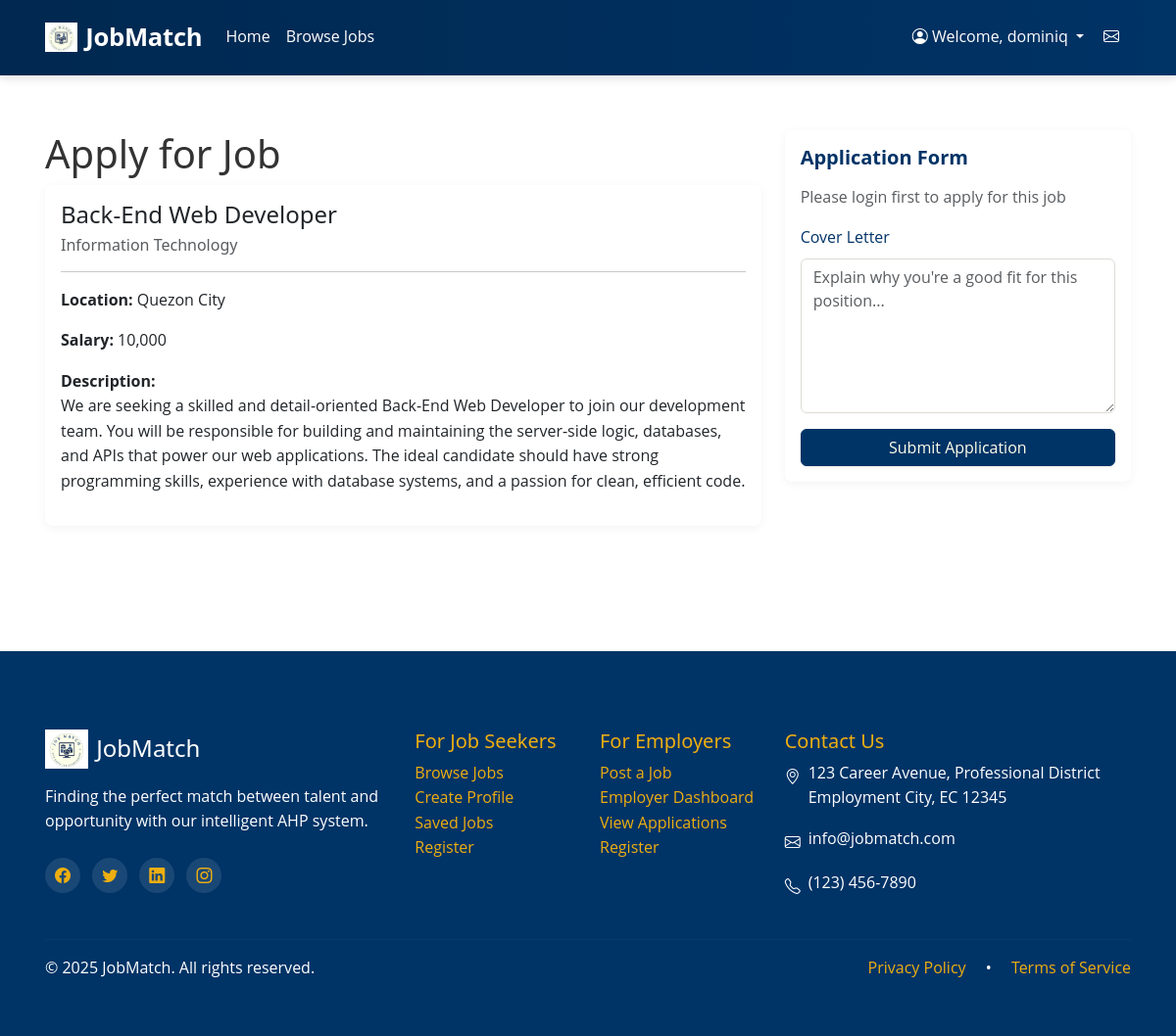
Page /jobs/apply.php?job_id=3 (signed in) on the committed database.
### tables this page shows
CREATE TABLE `jobs` (
  `id` int NOT NULL,
  `title` varchar(255) NOT NULL,
  `description` text NOT NULL,
  `category_id` int NOT NULL,
  `location` varchar(255) NOT NULL,
  `salary` varchar(100) DEFAULT NULL,
  `posted_date` datetime DEFAULT CURRENT_TIMESTAMP,
  `employer_id` int DEFAULT NULL,
  `salary_min` decimal(10,2) DEFAULT NULL,
  `salary_max` decimal(10,2) DEFAULT NULL,
  `required_experience` int DEFAULT '0',
  `status` enum('pending','active','rejected','expired','filled') NOT NULL DEFAULT 'pending',
  `is_featured` tinyint(1) NOT NULL DEFAULT '0',
  `created_at` timestamp NULL DEFAULT CURRENT_TIMESTAMP,
  `job_type` enum('full_time','part_time','contract','internship','remote') NOT NULL DEFAULT 'full_time',
  `requirements` text,
  `responsibilities` text
);

CREATE TABLE `job_categories` (
  `id` int NOT NULL,
  `name` varchar(255) NOT NULL
);

### jobs/apply.php (the view, shortened to what this page needs)
<?php
require_once '../config/db_connect.php';
$job_id = isset($_GET['job_id']) ? intval($_GET['job_id']) : 0;
$sql = "SELECT j.*, e.company_name, e.logo_path,
        c.name as category_name
        FROM jobs j
        LEFT JOIN employer_profiles e ON j.employer_id = e.user_id
        LEFT JOIN job_categories c ON j.category_id = c.id
        WHERE j.id = ?";
$stmt = $conn->prepare($sql);
$stmt->bind_param("i", $job_id);
$stmt->execute();
$result = $stmt->get_result();
$job = $result->fetch_assoc();
include '../includes/header.php';
?>
<div class="row">
    <div class="col-md-8 mb-4">
        <h1>Apply for Job</h1>
        <div class="card mb-4">
            <div class="card-body">
                <h4><?php echo htmlspecialchars($job["title"]); ?></h4>
                <h6 class="text-muted"><?php echo htmlspecialchars($job["category_name"]); ?></h6>
                <hr>
                <div class="mb-3">
                    <strong>Location:</strong> <?php echo htmlspecialchars($job["location"]); ?>
                </div>
                <div class="mb-3">
                    <strong>Salary:</strong> <?php echo htmlspecialchars($job["salary"]); ?>
                </div>
                <div class="mb-3">
                    <strong>Description:</strong>
                    <p><?php echo nl2br(htmlspecialchars($job["description"])); ?></p>
                </div>
            </div>
        </div>
    </div>
    <div class="col-md-4">
        <div class="card">
            <div class="card-body">
                <h5 class="card-title">Application Form</h5>
                <p class="text-muted">Please login first to apply for this job</p>
                <form action="<?php echo $_SERVER['PHP_SELF'] . '?job_id=' . $job_id; ?>" method="post">
                    <div class="mb-3">
                        <label for="cover_letter" class="form-label">Cover Letter</label>
                        <textarea class="form-control" id="cover_letter" name="cover_letter" rows="6" required
                            placeholder="Explain why you're a good fit for this position..."><?php echo isset($_POST['cover_letter']) ? htmlspecialchars($_POST['cover_letter']) : ''; ?></textarea>
                    </div>
                    <button type="submit" class="btn btn-primary w-100">Submit Application</button>
                </form>
            </div>
        </div>
    </div>
</div>
<?php include '../includes/footer.php'; ?>

### assets/css/custom.css (style rules this page uses)
:root { --primary: #003366; --secondary: #8d251f; --accent: #eeaf11; --light: #feffe9; --light-gray: #dedbd5; --primary-hover: #004b8f; --accent-hover: #f7ba2c; }
body { background-color: #fff; color: #333; font-family: 'Segoe UI', system-ui, -apple-system, sans-serif; line-height: 1.6; }
.btn-primary { background-color: var(--primary); border-color: var(--primary); color: var(--light); box-shadow: 0 1px 3px rgba(0,0,0,0.1); }
.card { border: none; border-radius: 8px; box-shadow: 0 2px 10px rgba(0,0,0,0.05); transition: all 0.2s ease; margin-bottom: 1.5rem; }
.card-title { color: var(--primary); font-weight: 600; margin-bottom: 1rem; }
.form-control, .form-select { border-color: var(--light-gray); color: var(--primary); }
.form-label { color: var(--primary); }
.card, .stat-card, .category-card { transition: all 0.3s cubic-bezier(0.165, 0.84, 0.44, 1); }
h1, h2, h3, h4, h5, h6 { font-family: 'Montserrat', 'Segoe UI', system-ui, sans-serif; }
body { font-family: 'Open Sans', 'Segoe UI', system-ui, sans-serif; }

### rows in the picture
jobs: title "Back-End Web Developer", category.name "Information Technology", location "Quezon City", salary "10,000", description "We are seeking a skilled and detail-oriented Back-End Web Developer to join our development team. You will be responsible for building and maintaining the server-side logic, databases, and APIs that power our web applications. The ideal candidate should have strong programming skills, experience with database systems, and a passion for clean, efficient code."

### other values in the picture
$_SESSION['username'] "dominiq"
